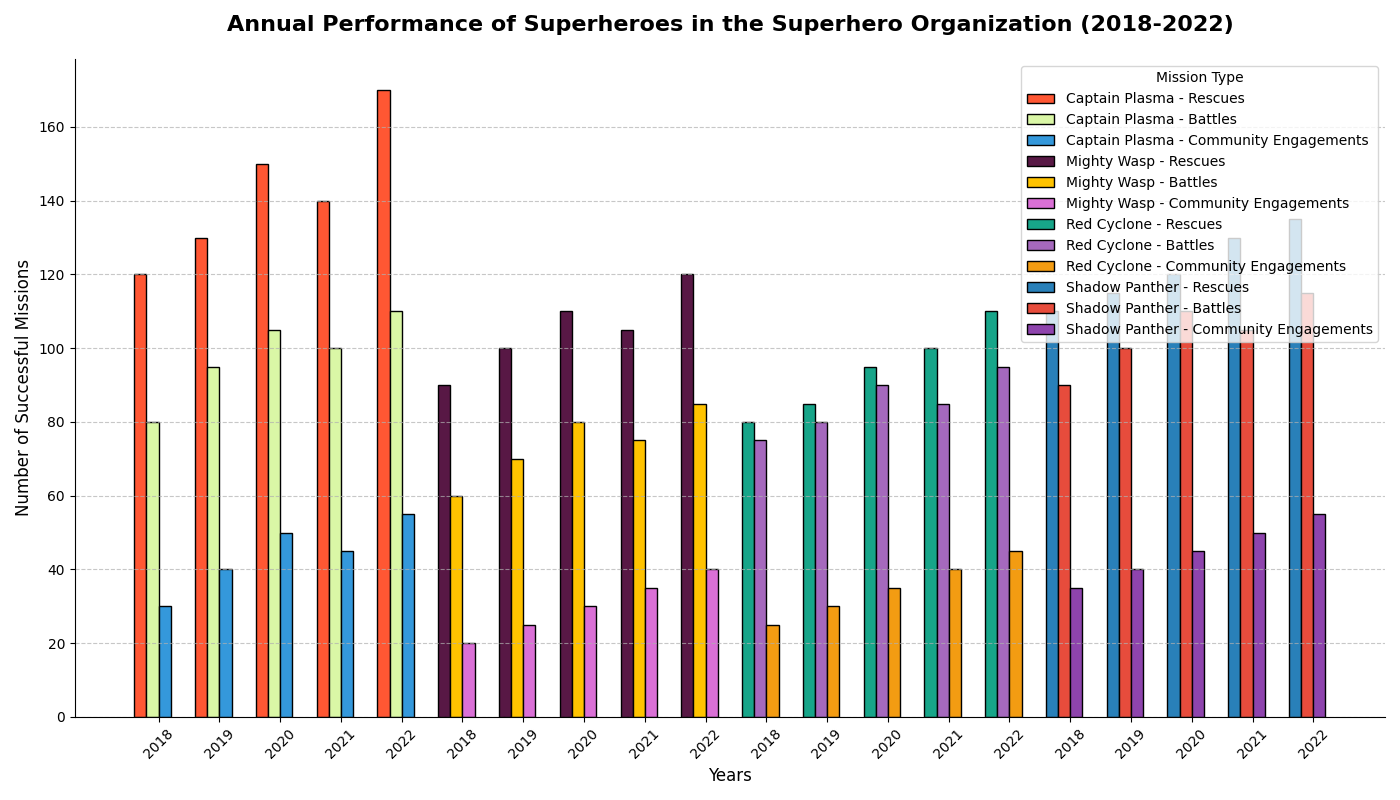

Reproduce this figure in Python.
import matplotlib.pyplot as plt
import numpy as np

# Backstory:
# The chart illustrates the annual performance of four fictional superheroes in a superhero organization. Their total successful missions are broken down into three categories: Rescues, Battles, and Community Engagements. The chart aims to give a comparative overview of each superhero's annual contributions.

# Define the superheroes and their missions
superheroes = ["Captain Plasma", "Mighty Wasp", "Red Cyclone", "Shadow Panther"]
years = ["2018", "2019", "2020", "2021", "2022"]

# Success metrics for each superhero over the years
rescues = np.array([
    [120, 130, 150, 140, 170],
    [90, 100, 110, 105, 120],
    [80, 85, 95, 100, 110],
    [110, 115, 120, 130, 135]
])
battles = np.array([
    [80, 95, 105, 100, 110],
    [60, 70, 80, 75, 85],
    [75, 80, 90, 85, 95],
    [90, 100, 110, 105, 115]
])
community = np.array([
    [30, 40, 50, 45, 55],
    [20, 25, 30, 35, 40],
    [25, 30, 35, 40, 45],
    [35, 40, 45, 50, 55]
])

# Create figure and axes
fig, axs = plt.subplots(figsize=(14, 8))

# Bar width
width = 0.2

# X positions for groups
x = np.arange(len(years))

# Plotting bars for each superhero
axs.bar(x - 1.5 * width, rescues[0], width, label='Captain Plasma - Rescues', color='#FF5733', edgecolor='black')
axs.bar(x - 0.5 * width, battles[0], width, label='Captain Plasma - Battles', color='#DAF7A6', edgecolor='black')
axs.bar(x + 0.5 * width, community[0], width, label='Captain Plasma - Community Engagements', color='#3498DB', edgecolor='black')

axs.bar(x - 1.5 * width + 1 * len(years), rescues[1], width, label='Mighty Wasp - Rescues', color='#581845', edgecolor='black')
axs.bar(x - 0.5 * width + 1 * len(years), battles[1], width, label='Mighty Wasp - Battles', color='#FFC300', edgecolor='black')
axs.bar(x + 0.5 * width + 1 * len(years), community[1], width, label='Mighty Wasp - Community Engagements', color='#DA70D6', edgecolor='black')

axs.bar(x - 1.5 * width + 2 * len(years), rescues[2], width, label='Red Cyclone - Rescues', color='#17A589', edgecolor='black')
axs.bar(x - 0.5 * width + 2 * len(years), battles[2], width, label='Red Cyclone - Battles', color='#A569BD', edgecolor='black')
axs.bar(x + 0.5 * width + 2 * len(years), community[2], width, label='Red Cyclone - Community Engagements', color='#F39C12', edgecolor='black')

axs.bar(x - 1.5 * width + 3 * len(years), rescues[3], width, label='Shadow Panther - Rescues', color='#2980B9', edgecolor='black')
axs.bar(x - 0.5 * width + 3 * len(years), battles[3], width, label='Shadow Panther - Battles', color='#E74C3C', edgecolor='black')
axs.bar(x + 0.5 * width + 3 * len(years), community[3], width, label='Shadow Panther - Community Engagements', color='#8E44AD', edgecolor='black')

# Add titles and labels
axs.set_title('Annual Performance of Superheroes in the Superhero Organization (2018-2022)', fontsize=16, fontweight='bold', pad=20)
axs.set_xlabel('Years', fontsize=12)
axs.set_ylabel('Number of Successful Missions', fontsize=12)

# Set x-axis ticks and labels
axs.set_xticks(np.concatenate([x + offset * len(years) for offset in range(4)]))
axs.set_xticklabels(years * 4, rotation=45)

# Add a legend
axs.legend(title='Mission Type', loc='upper right', frameon=True, fontsize=10)

# Add a grid
axs.yaxis.grid(True, linestyle='--', alpha=0.7)

# Customize spines
axs.spines['top'].set_visible(False)
axs.spines['right'].set_visible(False)

# Adjust the layout
plt.tight_layout()

# Show plot
plt.show()
